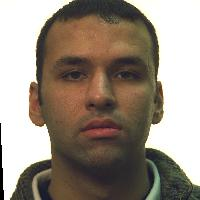
#> input picture datasets/colorferet/test/color/00237_940128_fb.jpg, 200 x 200 px; its folder holds 4 pictures in this run
$ python gen_grayscale.py
#> lines starting #> are read from the running program, lines starting #| are printed output that depends on the picture
import numpy as np
import os
from PIL import Image

test_color_dir = './test/color'
train_color_dir = './train/color'
test_gray_dir = './test/grayscale'
train_gray_dir = './train/grayscale'

image_list = [os.path.join(test_color_dir, f) for f in os.listdir(test_color_dir) if os.path.isfile(os.path.join(test_color_dir, f))] + \
        [os.path.join(train_color_dir, f) for f in os.listdir(train_color_dir) if os.path.isfile(os.path.join(train_color_dir, f))]

for image in image_list:
    name = image.split('/')[-1]
    img = Image.open(image).convert('L')
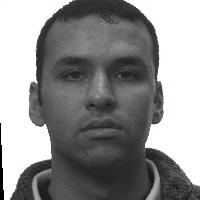
#> img: PIL image 200x200 L; min 0, max 255, mean 142.7
    if 'test' in image:
        img.save(os.path.join(test_gray_dir, name))
    elif 'train' in image:
        img.save(os.path.join(train_gray_dir, name))
#> pass 2 of the loop `for image in image_list:`:
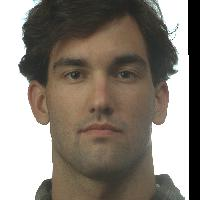
#> input picture datasets/colorferet/test/color/00370_940422_fa.jpg, 200 x 200 px
#> `img = Image.open(image).convert('L')`:
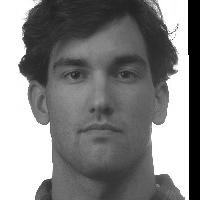
#> img: PIL image 200x200 L; min 0, max 255, mean 130.4
#> pass 3 of the loop `for image in image_list:`:
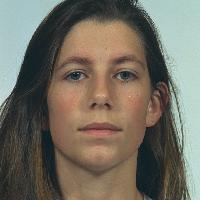
#> input picture datasets/colorferet/test/color/00663_941121_fa.jpg, 200 x 200 px
#> `img = Image.open(image).convert('L')`:
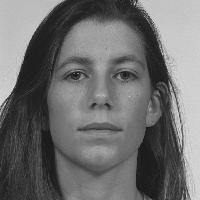
#> img: PIL image 200x200 L; min 13, max 232, mean 110.1
#> the loop made 8 passes; the first 3 are shown
